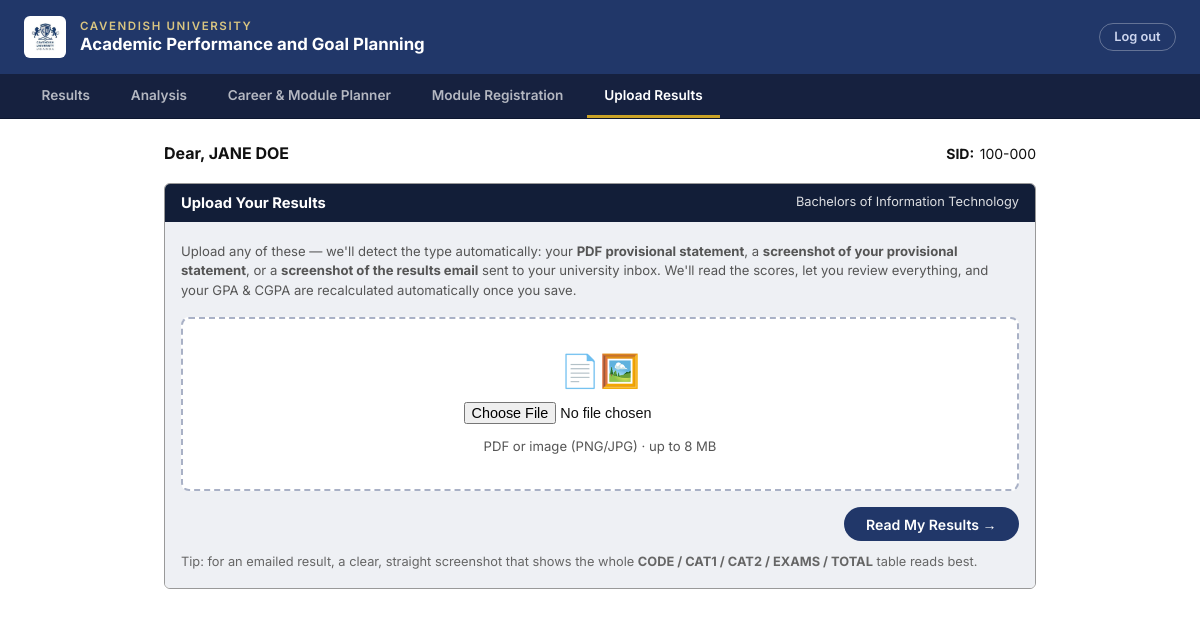
Screenshot of /UploadResults.php (signed in) with the database file from the repository.
### tables this page shows
CREATE TABLE IF NOT EXISTS `program_tb` (
  `ID` int NOT NULL,
  `program_code` varchar(10) NOT NULL,
  `program_name` varchar(150) NOT NULL,
  `program_dept` varchar(150) NOT NULL,
  `program_faculty` varchar(150) NOT NULL,
  `student_ID` varchar(10) NOT NULL,
  PRIMARY KEY (`program_code`),
  UNIQUE KEY `ID` (`ID`),
  UNIQUE KEY `student_ID` (`student_ID`)
);

CREATE TABLE IF NOT EXISTS `student_tb` (
  `ID` int NOT NULL AUTO_INCREMENT,
  `student_ID` varchar(10) NOT NULL,
  `student_name` varchar(100) NOT NULL,
  `student_email` varchar(50) NOT NULL,
  `student_password` varchar(255) NOT NULL,
  `program_code` varchar(10) NOT NULL,
  `gender` enum('M','F') NOT NULL,
  `nationality` varchar(100) NOT NULL,
  `date_of_birth` date NOT NULL,
  `intake_year` int NOT NULL,
  `intake_session` enum('JAN','MAY','AUG') NOT NULL,
  `mode_of_entry` enum('Direct','Transfer','Foundation','Mature','Diploma') NOT NULL,
  PRIMARY KEY (`ID`),
  UNIQUE KEY `student_ID` (`student_ID`)
);

### UploadResults.php (the view, shortened to what this page needs)
<?php
$db_host = "127.0.0.1";
$db_port = "3306";
$db_name = "apaagps_db";
$db_user = "root";
$db_pass = "";
$studentID = $_SESSION["student_ID"];
try {
    $dsn = "mysql:host={$db_host};port={$db_port};dbname={$db_name};charset=utf8mb4";
    $pdo = new PDO($dsn, $db_user, $db_pass, [
        PDO::ATTR_ERRMODE            => PDO::ERRMODE_EXCEPTION,
        PDO::ATTR_DEFAULT_FETCH_MODE => PDO::FETCH_ASSOC,
        PDO::ATTR_EMULATE_PREPARES   => false,
    ]);
} catch (PDOException $e) {
    die("Database connection failed: " . $e->getMessage());
}
$stmtS = $pdo->prepare("
    SELECT s.student_ID, s.student_name, s.program_code, p.program_name
    FROM   student_tb s
    JOIN   program_tb p ON s.program_code = p.program_code
    WHERE  s.student_ID = ?
    LIMIT  1
");
$stmtS->execute([$studentID]);
$student = $stmtS->fetch();
$phase       = "upload";
?>
<!DOCTYPE html>
<html lang="en">
<head>
</head>
<body>
<header class="site-header">
    <img class="crest" src="images/cu_logo.jpg" alt="Cavendish University crest">
    <div class="header-text">
        <span class="uni-name">Cavendish University</span>
        <span class="portal-title">Academic Performance and Goal Planning</span>
    </div>
    <a class="logout-btn" href="logout.php">Log out</a>
</header>
<nav class="tab-nav">
    <a class="tab-btn" href="ExamResultInterface.php">Results</a>
    <a class="tab-btn" href="AnalysisResultInterface.php">Analysis</a>
    <a class="tab-btn" href="GoalPlanning.php">Career &amp; Module Planner</a>
    <a class="tab-btn" href="ModuleRegistration.php">Module Registration</a>
    <span class="tab-btn active">Upload Results</span>
</nav>
<main class="page-wrap">
    <div class="student-row">
        <div class="student-name">Dear, <?= htmlspecialchars(strtoupper($student["student_name"])) ?></div>
        <div class="student-sid"><strong>SID:</strong><?= htmlspecialchars($student["student_ID"]) ?></div>
    </div>
    <?php if ($phase === "upload"): ?>
    <div class="card">
        <div class="card-header">
            Upload Your Results
            <span class="card-sub"><?= htmlspecialchars($student["program_name"]) ?></span>
        </div>
        <div class="card-body">
            <p class="hint" style="margin-bottom:1rem;">
                Upload any of these — we'll detect the type automatically:
                your <strong>PDF provisional statement</strong>, a <strong>screenshot of your
                provisional statement</strong>, or a <strong>screenshot of the results email</strong>
                sent to your university inbox. We'll read the scores, let you review everything, and your
                GPA &amp; CGPA are recalculated automatically once you save.
            </p>
            <form method="POST" enctype="multipart/form-data">
                <div class="drop-zone">
                    <div style="font-size:2rem;">📄🖼️</div>
                    <input type="file" name="statement"
                           accept="application/pdf,.pdf,image/png,image/jpeg,image/webp,.png,.jpg,.jpeg,.webp" required>
                    <div class="hint">PDF or image (PNG/JPG) · up to 8&nbsp;MB</div>
                </div>
                <div class="actions">
                    <button type="submit" class="btn btn-primary">Read My Results &rarr;</button>
                </div>
            </form>
            <p class="muted" style="margin-top:.8rem;">
                Tip: for an emailed result, a clear, straight screenshot that shows the whole
                <strong>CODE / CAT1 / CAT2 / EXAMS / TOTAL</strong> table reads best.
            </p>
        </div>
    </div>
    <?php endif; ?>
</main>
</body>
</html>

### UploadResults.php (style rules this page uses)
*, *::before, *::after { box-sizing: border-box; margin: 0; padding: 0; }
body { font-family: 'Inter', sans-serif; font-size: 14px; color: #111; background: #fff; }
.site-header { display: flex; align-items: center; gap: .9rem; padding: 1rem 1.5rem; background: #213769; border-bottom: 1px solid #16213f; }
.site-header .crest { width: 2.6rem; height: 2.6rem; object-fit: contain; background: #fff; border-radius: 6px; padding: 2px; }
.header-text { display: flex; flex-direction: column; line-height: 1.25; }
.site-header .uni-name { font-weight: 600; font-size: .72rem; letter-spacing: .14em; text-transform: uppercase; color: #d9c581; }
.site-header .portal-title { font-weight: 700; font-size: 1.05rem; color: #fff; }
.logout-btn { margin-left: auto; color: #cdd6ef; font-size: .8rem; font-weight: 600; text-decoration: none; border: 1px solid rgba(255,255,255,.3); border-radius: 999px; padding: .35rem .9rem; white-space: nowrap; transition: background .15s, color .15s; }
.tab-nav { display: flex; gap: .35rem; padding: 0 1.5rem; background: #16213f; border-bottom: 1px solid #0d1730; }
.tab-btn { padding: .8rem 1.1rem .7rem; border: none; background: transparent; font-size: .85rem; font-weight: 600; cursor: pointer; color: rgba(255,255,255,.68); text-decoration: none; border-bottom: 3px solid transparent; }
.tab-btn.active { color: #fff; border-bottom-color: #c9a227; }
.page-wrap { max-width: 920px; margin: 1.5rem auto; padding: 0 1.5rem 3rem; }
.student-row { display: flex; justify-content: space-between; align-items: baseline; margin-bottom: 1.25rem; }
.student-name { font-size: 1rem; font-weight: 700; }
.student-sid strong { font-weight: 700; margin-right: .35rem; }
.card { border: 1px solid #999; border-radius: 6px; margin-bottom: 1.5rem; overflow: hidden; }
.card-header { background: #121e38; color: #fff; font-weight: 700; font-size: .92rem; padding: .65rem 1rem; display: flex; justify-content: space-between; flex-wrap: wrap; gap: .5rem; }
.card-sub { font-size: .8rem; font-weight: 400; opacity: .85; }
.card-body { background: #eef0f4; padding: 1.2rem 1rem; }
.drop-zone { background: #fff; border: 2px dashed #a9b1c6; border-radius: 8px; padding: 2rem 1rem; text-align: center; }
.drop-zone input[type=file] { margin: .8rem 0; font-size: .9rem; }
.hint { font-size: .82rem; color: #555; line-height: 1.5; }
.btn { padding: .55rem 1.4rem; border: none; border-radius: 20px; font-weight: 600; font-size: .88rem; cursor: pointer; font-family: inherit; }
.btn-primary { background: #213769; color: #fff; }
.actions { display: flex; gap: .7rem; justify-content: flex-end; margin-top: 1rem; flex-wrap: wrap; }
.muted { font-size: .8rem; color: #666; margin-top: .3rem; }

### rows the page displays
program_tb: student_tb.student_name "JANE DOE", student_tb.student_ID "100-000", program_name "Bachelors of Information Technology"
